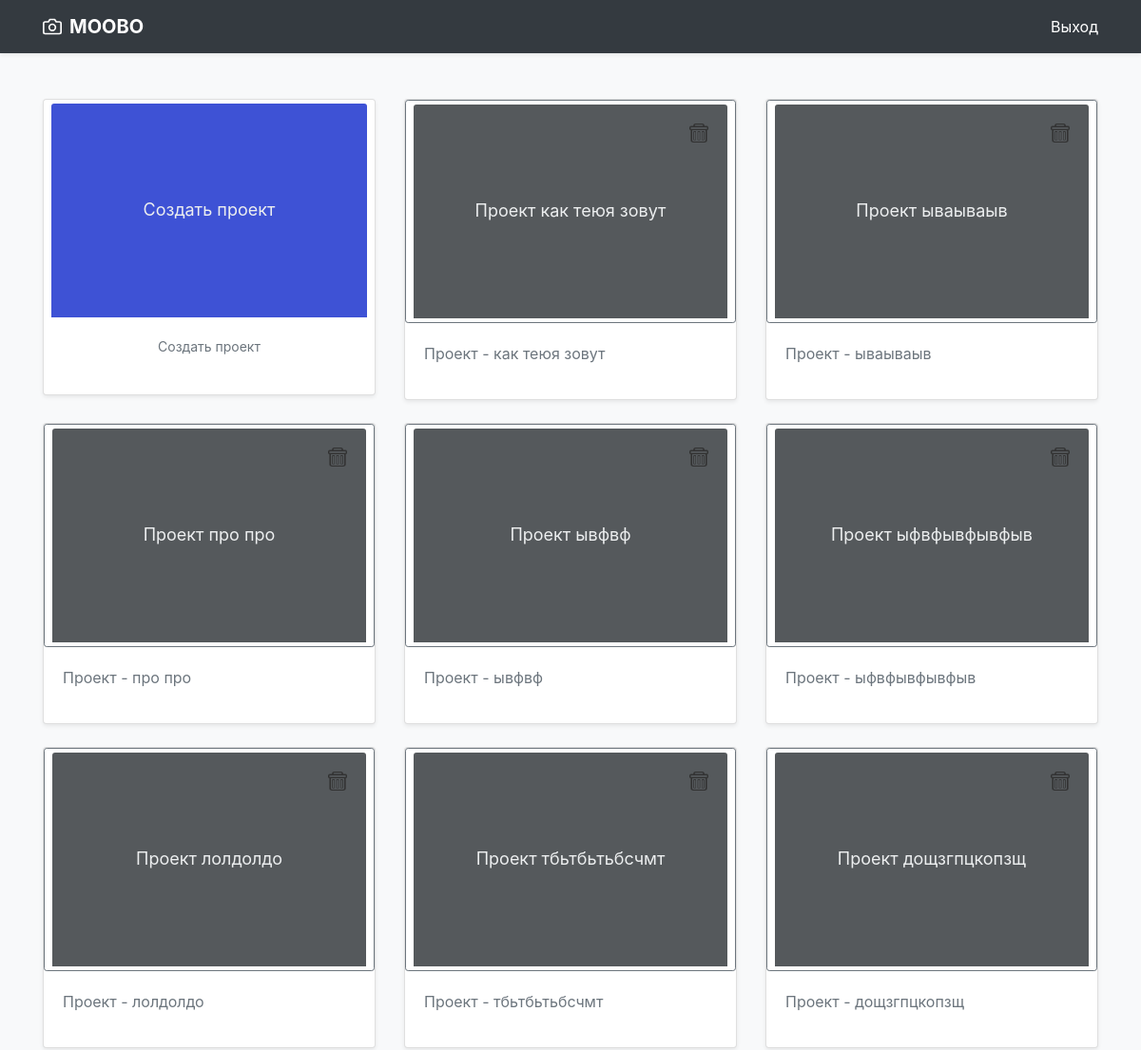
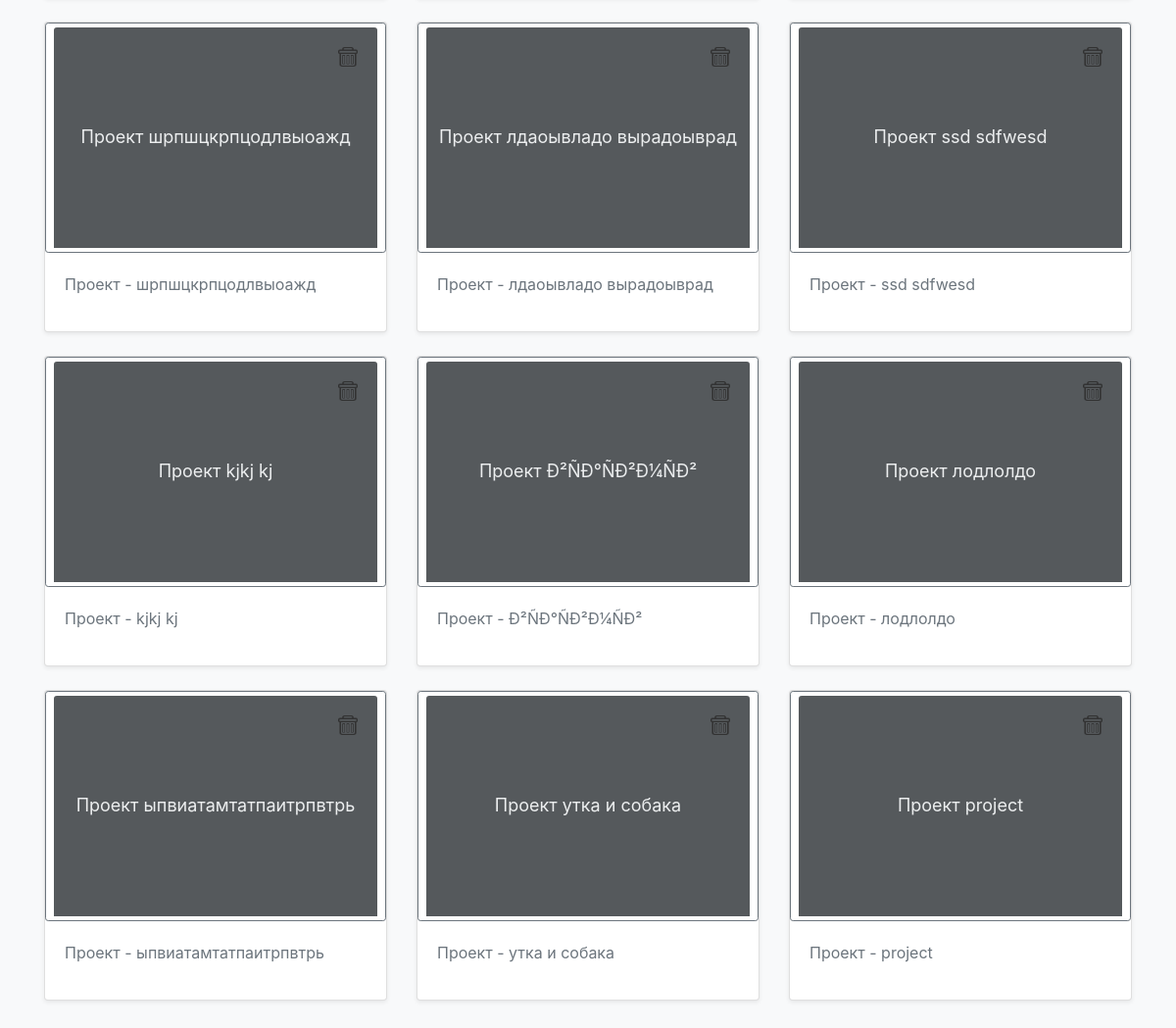
Page /designer/ (signed in) on the earlier database version (2 pictures, top to bottom).
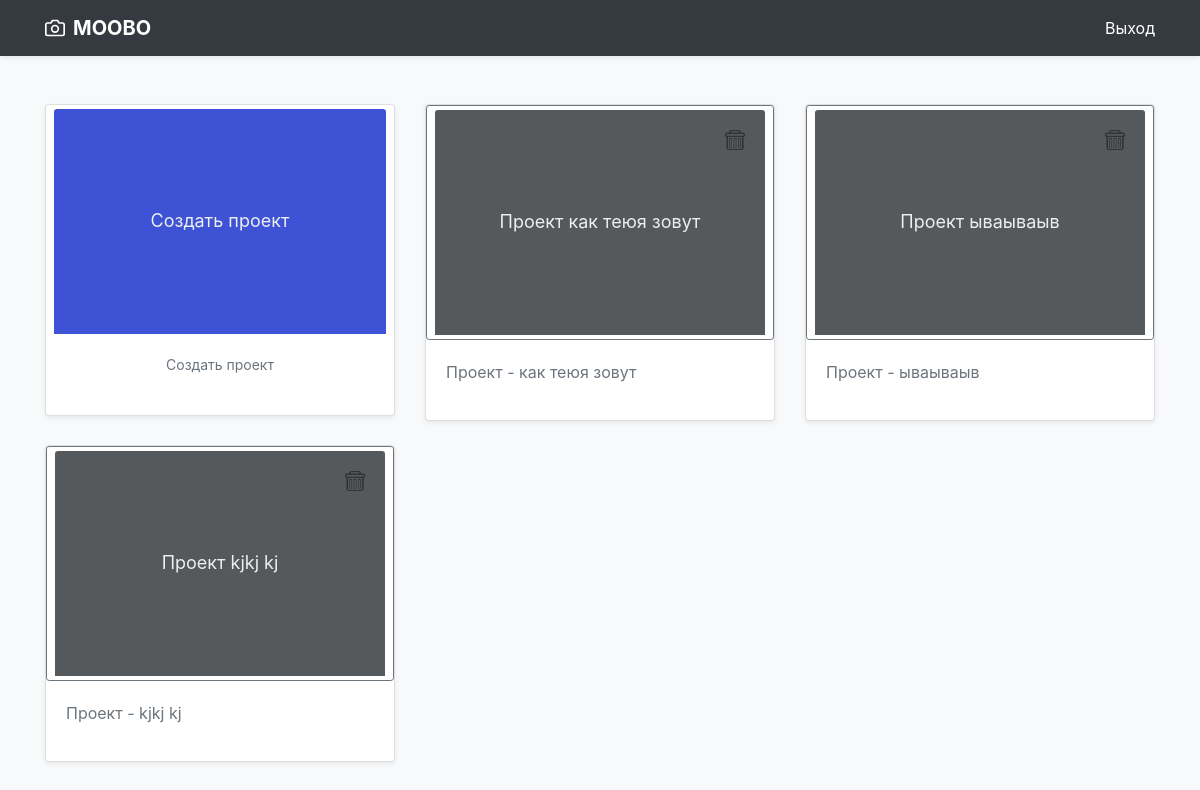
Same page on the later database version.
### designer/models.py (models this page shows, shortened)
class Project(models.Model):
	user = models.ForeignKey(User, verbose_name='Исполнитель', on_delete=models.CASCADE)
	name = models.CharField(verbose_name='Название проекта', max_length=100)
	class Meta:
		verbose_name = 'Проект'
		verbose_name_plural = 'Проекты'

### designer/views.py (the view)
# urls.py: path('designer/', views.authapp_home, name='authapp-home'),
@login_required(login_url='/designer/sign_in')
def authapp_home(request):
	all_project = Project.objects.filter(user=request.user.pk)
	return render(request, 'designer/projects.html', {'all_project': all_project})

### designer/templates/designer/projects.html (shortened to what this page needs)
{% load static %}
<!DOCTYPE html>
<html lang="ru">
<head>
    <link rel="stylesheet" href="https://cdn.jsdelivr.net/gh/fancyapps/fancybox@3.5.7/dist/jquery.fancybox.min.css" />
	<link rel="stylesheet" type="text/css" href="https://stackpath.bootstrapcdn.com/bootstrap/4.4.1/css/bootstrap.min.css">
  </head>
  <body>
    <header>
  <div class="navbar navbar-dark bg-dark shadow-sm">
    <div class="container d-flex justify-content-between">
      <a href="#" class="navbar-brand d-flex align-items-center">
        <strong>MOOBO</strong>
      </a>
      <a href="{% url 'designer-sign-out' %}" class="logout">Выход
      </a>
    </div>
  </div>
</header>
<main role="main">
  <div class="album py-5 bg-light">
    <div class="container">
      <div class="row">
            <div class="col-sm-12 col-md-12">
                <div class="row">
                  <div class="col-md-4">
                       <div class="card mb-4 shadow-sm btn btn-sm btn-outline-secondary">
                      <a href="#feedback" class="text-light modalbox" rel="nofollow">
                            <svg class="bd-placeholder-img card-img-top" width="100%" height="225" xmlns="http://www.w3.org/2000/svg"
                                 preserveAspectRatio="xMidYMid slice" focusable="false"
                                 role="img" aria-label="Placeholder: Создать проект"><title>Создать</title>
                                <text x="50%" y="50%" fill="#eceeef" dy=".3em">Создать проект</text></svg>
                      </a>
                  <div class="card-body">
                  <p class="card-text">Создать проект</p>
                </div>
              </div>
                    </div>
                  {% for project in all_project %}
                      <div class="col-md-4">
                        <div class="card mb-4 shadow-sm btn-outline-secondary">
                          <button type="button" class="btn btn-sm btn-outline-secondary svg_div" >
                              <div class="svg_div">
                                  <a class="del_project" href="/designer/projects/del/{{ project.name }}">
                                      <img class="del_project" src="/static/img/icons/busket.png" alt="Удалить">
                                  </a>
                                  <a href="/designer/statement/{{ project.name }}" class="text-light">
                                    <svg class="bd-placeholder-img card-img-top" width="100%" height="225"
                                         xmlns="http://www.w3.org/2000/svg" preserveAspectRatio="xMidYMid slice"
                                         focusable="false" role="img" aria-label="Placeholder: Создать проект">
                                        <title>Открыть</title><rect width="100%" height="100%" fill="#55595c"/>
                                        <text x="50%" y="50%" fill="#eceeef" dy=".3em">Проект {{ project.name }}</text>
                                    </svg>
                                  </a>
                              </div>
                          </button>
                      <div class="card-body">
                          <p class="card-text">Проект - {{ project.name }}</p>
                      </div>
                          </div>
                        </div>
                  {% endfor %}
                </div>
            </div>
      </div>
    </div>
   </div>
    </main>
    </body>
</html>

Differences in the rows shown:
removed Project: name "про про"
removed Project: name "ывфвф"
removed Project: name "ыфвфывфывфыв"
removed Project: name "лолдолдо"
removed Project: name "тбьтбьтьбсчмт"
removed Project: name "дощзгпцкопзщ"
removed Project: name "шрпшцкрпцодлвыоажд"
removed Project: name "лдаоывладо вырадоыврад"
removed Project: name "ssd sdfwesd"
removed Project: name "Ð²ÑÐ°ÑÐ²Ð¼ÑÐ²"
removed Project: name "лодлолдо"
removed Project: name "ыпвиатамтатпаитрпвтрь"
removed Project: name "утка и собака"
removed Project: name "project"
